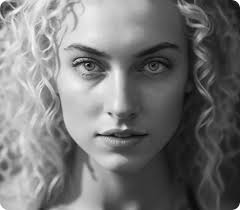
%> input picture grayscale.jpg, 240 x 210 px
$ octave image-segmentation.m   (GNU Octave 9; MATLAB toolbox functions it lacks are replaced by stand-ins)
%> lines starting %> are read from the running program, lines starting %| are printed output that depends on the picture; in (x1, y1, x2, y2) boxes, pixels count from 0 and x2, y2 are one past the last pixel; in counts of white or black regions, pixels touching at a corner belong together; the program's own positions count from 1
image0 = imread('grayscale.jpg');
%> image0 is the input picture: size 210x240x3 uint8; min 0, max 255, mean 118.4

figure(1);

imshow(image0);

threshold = graythresh(image0);
%> threshold = 0.49

image2 = imbinarize(image0, threshold);
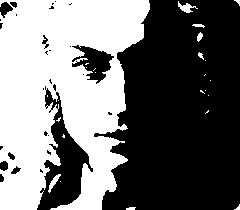
%> image2: size 210x240x3 logical; 44.2% white; 25 white regions (18 under 20 px), largest, box (x1, y1, x2, y2) and area: (0, 0, 150, 210) 21871, (178, 1, 198, 13) 100, (48, 174, 61, 193) 82

figure(2);

imshowpair(image0,image2,'montage');
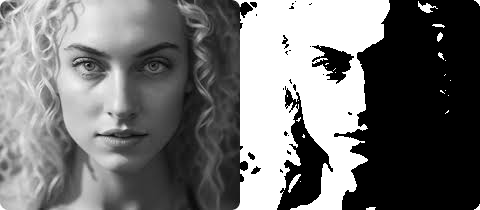
%> displayed picture: size 210x480x3, on the screen's scale of 0 to 255; min 0, max 255, mean 115.5

% Using K-means
[L,Centers] = imsegkmeans(image0,3);
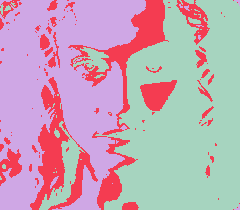
%> L: size 210x240 uint8; 3 distinct labels, from 1 to 3; one colour per label, 0 black
%> Centers = [55 55 55; 119 119 119; 194 194 194]

B = labeloverlay(image0,L);
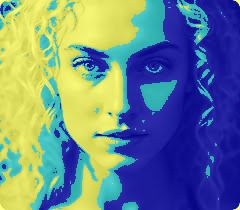
%> B: size 210x240x3 uint8; mean R, G, B 106.3, 130.3, 140.1

imshow(B)

title("Labeled Image")
